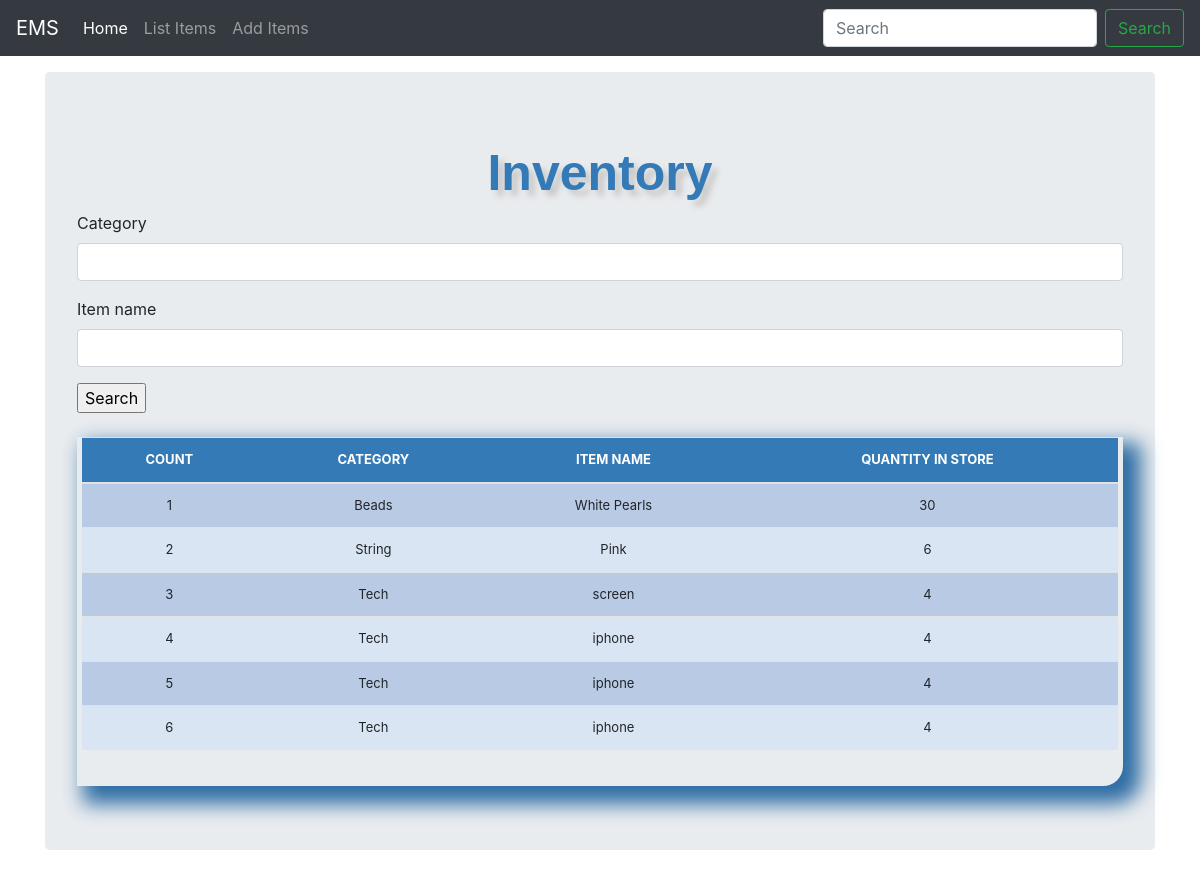
The app's page /list_items/ with its own data.
### stockmgmt/models.py (models this page shows, shortened)
class Stock(models.Model):
	category = models.CharField(max_length=50, blank=True, null=True)
	item_name = models.CharField(max_length=50, blank=True, null=True)
	quantity = models.IntegerField(default='0', blank=True, null=True)
	receive_quantity = models.IntegerField(default='0', blank=True, null=True)
	receive_by = models.CharField(max_length=50, blank=True, null=True)
	issue_quantity = models.IntegerField(default='0', blank=True, null=True)
	issue_by = models.CharField(max_length=50, blank=True, null=True)
	issue_to = models.CharField(max_length=50, blank=True, null=True)
	phone_number = models.CharField(max_length=50, blank=True, null=True)
	created_by = models.CharField(max_length=50, blank=True, null=True)
	reorder_level = models.IntegerField(default='0', blank=True, null=True)
	last_updated = models.DateTimeField(auto_now_add=False, auto_now=True)
	export_to_CSV = models.BooleanField(default=False)

### stockmgmt/views.py (the view, shortened to what this page needs)
# urls.py: path('list_items/', views.list_items, name='list_item'),
def list_items(request):
	header = 'Inventory'
	form = StockSearchForm(request.POST or None)
	queryset = Stock.objects.all()
	context = {
		"header": header,
		"queryset": queryset,
		"form": form,
	}
	return render(request, "list_items.html", context)

### stockmgmt/forms.py
class StockSearchForm(forms.ModelForm):
   class Meta:
     model = Stock
     fields = ['category', 'item_name']

### stockmgmt/templates/list_items.html (shortened to what this page needs)
{% load staticfiles %}
{% load crispy_forms_tags %}
<!DOCTYPE html>
<html lang="en">
  <head>
<link href="{% static 'css/stylesheet.css' %}" rel="stylesheet">
<link href="{% static 'css/bootstrap.min.css' %}" rel="stylesheet">
    <link href="{% static 'css/navbar-top-fixed.css' %}" rel="stylesheet">
  </head>
  <body>
    {% include 'navbar.html' %}
<main role="main" class="container">
  <div class="jumbotron">
    <div class="header">{{header}}</div>
<form method='POST' action=''>{% csrf_token %}
    {{form|crispy}}
        <input type="submit" value='Search'/>
</form>
<br>
    <div class="display_table">
     <table class='table'>
        <thead>
          <tr>
            <th>COUNT</th>
            <th>CATEGORY</th>
            <th>ITEM NAME</th>
            <th>QUANTITY IN STORE</th>
          </tr>
        </thead>
      {% for instance in queryset %}
          <tr>
            <td>{{forloop.counter}}</td>
            <td>{{instance.category}}</td>
            <td>{{instance.item_name}}</td>
            <td>{{instance.quantity}}</td>
          </tr>
      {% endfor %}
    </table>
    </div>
  </div>
</main>
      </body>
</html>

### stockmgmt/templates/navbar.html (shortened to what this page needs)
<nav class="navbar navbar-expand-md navbar-dark fixed-top bg-dark">
  <a class="navbar-brand" href="/">EMS</a>
  <div class="collapse navbar-collapse" id="navbarCollapse">
    <ul class="navbar-nav mr-auto">
      <li class="nav-item active">
        <a class="nav-link" href="/">Home <span class="sr-only">(current)</span></a>
      </li>
      <li class="nav-item">
        <a class="nav-link" href="/list_items">List Items</a>
      </li>
      <li class="nav-item">
        <a class="nav-link" href="/add_items">Add Items</a>
      </li>
    </ul>
    <form class="form-inline mt-2 mt-md-0">
      <input class="form-control mr-sm-2" type="text" placeholder="Search" aria-label="Search">
      <button class="btn btn-outline-success my-2 my-sm-0" type="submit">Search</button>
    </form>
  </div>
</nav>

### stockmgmt/static/css/stylesheet.css (style rules this page uses)
body { background-color: #34eb6b; }
.table { font-size: 13px; text-align: center; width: 95%; margin: auto; }
.table tr:nth-child(odd) { background: #B8CAE4 }
.table tr:nth-child(even) { background: #dae5f4 }
th { background-color: #337ab7; color: white; }
.display_table { border-bottom-right-radius: 20px; padding-left: 5px; padding-right: 5px; padding-bottom: 20px; box-shadow: 12px 12px 20px 6px #2e6da4; }
.header { font-family: helvetica; color: #337ab7; font-size: 50px; text-align: center; width: 100%; text-shadow: 6px 6px 6px #c9c6c6; display: block; font-weight: bolder; }

### stockmgmt/static/css/navbar-top-fixed.css (style rules this page uses)
body { min-height: 75rem; padding-top: 4.5rem; }

### records on screen
Stock: category "Beads", item_name "White Pearls", quantity "30"
Stock: category "String", item_name "Pink", quantity "6"
Stock: category "Tech", item_name "screen", quantity "4"
Stock: category "Tech", item_name "iphone", quantity "4"
Stock: category "Tech", item_name "iphone", quantity "4"
Stock: category "Tech", item_name "iphone", quantity "4"

### other values on screen
{{ header }} "Inventory"
